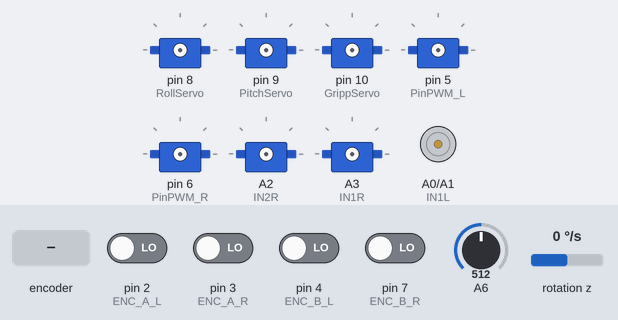
This sketch was run on a simulated Arduino Nano, built with avr-gcc and run on an emulated ATmega328P. Shown: 7 × servo, motor-driver pin pairs drawn as motors (green arrow = first pin HIGH = forward, orange = second pin HIGH = backward, longer = more drive). Wiring (inferred from the names in the program): MPU-6050 motion sensor at I2C address 0x68; 4 × servo: signal pin 5 / signal pin 6 / signal A2 / signal A3. The inputs (shaded band) are chosen by the test bench; at power-on: pin 2 (ENC_A_L), pin 3 (ENC_A_R), pin 4 (ENC_B_L), pin 7 (ENC_B_R) LOW, rotation z 0 °/s, A6 = 512. Servo pulses on a pin are drawn as a servo (544–2400 µs = 0–180°); what the sketch prints to the serial monitor is not drawn.

Above: at 0.1 s.
At 7.8 s:
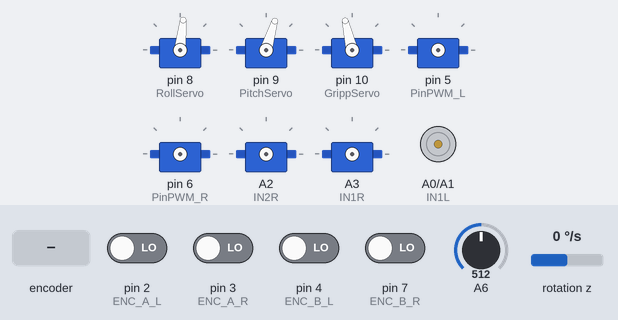
7.9 s: rotation z set to -192 °/s
At 8.4 s:
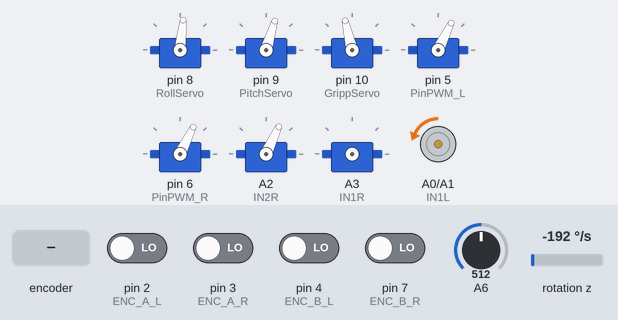
10.9 s: rotation z set to 100 °/s
13.9 s: rotary encoder on pin 2 (ENC_A_L) / pin 7 (ENC_B_R) turned 3 steps (first pin leading)
16.0 s: rotation z set to -100 °/s
17.5 s: A6 set to 10
20.5 s: pin 3 (ENC_A_R) driven HIGH
Timing chart, 0 to 60.3 s (numbered marks = the images above; inputs shaded):
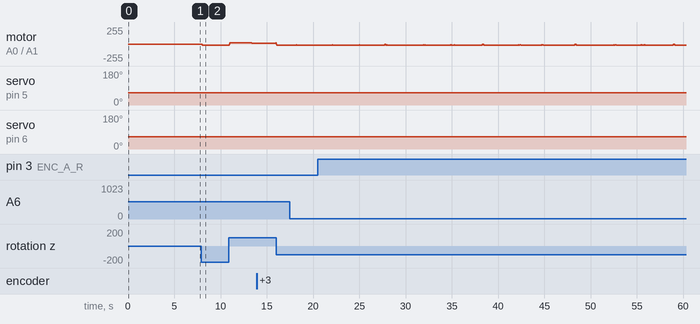

Measured:
- after the input at 7.9 s, motor on A0 (IN1L) / A1 (IN2L): stopped → backward 16/255 after 0.14 s; servo on pin 5 (PinPWM_L): 64° → 65° after 2.8 s
- after the input at 13.9 s, motor on A0 (IN1L) / A1 (IN2L): forward 15/255 → forward 17/255 after 2.0 s

The sketch:

arduino.ino
```cpp
//("N20" motor: 407.7 incs per rvolution)
//"(GA25-370" MOTOR: L=204.06 R=204.1)#include <Servo.h>
// ---- Servo ----
#include <Servo.h>
Servo RollServo, PitchServo, GrippServo;
const float CPR_L = 204.06;
const float CPR_R = 204.1;
const float wheel_radius = 0.0325, wheel_base = 0.250;   // meters
// Angles offset
#define ROLL_ZERO 84 //nkaber etdour lel port nte3 battery 44 84* 124 (Grp20, pitch74: 0 180)
#define PITCH_ZERO 73 //tkaber tatle3  65 73* 100/ 140 170
#define GRIPPER_ZERO 103 //nsagher tsaker  103* 80->5.9cm 20
#define GrippAngle_closed_max 20


// ---- Motors ----
#define IN1R A3      // right
#define IN2R A2
#define PinPWM_R 6
#define IN1L A0      // left
#define IN2L A1
#define PinPWM_L 5
int16_t target_rpm_L = 0;
int16_t target_rpm_R = 0;
// ----- Gripper Variables -----
uint8_t rollAngle = ROLL_ZERO;
uint8_t pitchAngle = PITCH_ZERO;
float grippAngle = GRIPPER_ZERO  ;
bool close_gripper = 0;
bool gripper_closed = 0;
float GrippPas = 0.8;
// ---- Encoders ----
volatile int32_t encR = 0;
volatile int32_t encL = 0;
#define ENC_A_R 3  // interrupt pin //Right
#define ENC_B_R 7
#define ENC_A_L 2  // interrupt pin //Left
#define ENC_B_L 4
unsigned long last_time = 0;
float measured_rpm_R = 0;
float measured_rpm_L = 0;
float errorL = 0;
float prev_error1L = 0;
float prev_error2L = 0;
float errorR = 0;
float prev_error1R = 0;
float prev_error2R = 0;
float pwmL = 0;
float pwmR = 0;
float pwmL1 = 0;
float pwmR1 = 0;

//PID
const int Tm = 20; //ms
const float T = Tm/1000.0f; //s
const float Kp = 0.4 , Ki=2.5 , Kd = 0.003; //for Tm=20ms with filter

// Low-pass filter for RPM measurement
float measured_rpm_filt_L = 0;
float measured_rpm_filt_R = 0;
const float tau = 0.18;   // filter time constant
const float alpha = T / (tau + T);

//mpu6050
#include <Wire.h>
#define MPU_ADDR 0x68
// ----- IMU -----
float gyroZ_offset = 0.0;
float measured_w = 0.0;   // rad/s

// ----- Yaw Rate PID -----
float error_w = 0;
float prev_error_w = 0;
float integral_w = 0;
float Kp_w = 8, Ki_w = 2, Kd_w = 1;

// ---- Odometry ----
float x_pos = 0.0f;
float y_pos = 0.0f;
float theta = 0.0f;
float omega_robot = 0.0f;


void setup() {
  Serial.begin(115200);

  // IMU
  Wire.begin();
  mpu_init();
  delay(2000);
  // ----- Gyro Z calibration -----
  for (int i = 0; i < 1000; i++) {
    gyroZ_offset += readGyroZ();
    delay(2);
  }
  gyroZ_offset /= 1000.0;

  // Servos
  RollServo.attach(8);
  PitchServo.attach(9);
  GrippServo.attach(10);

  // Motors
  pinMode(IN1L, OUTPUT); pinMode(IN2L, OUTPUT);
  pinMode(IN1R, OUTPUT); pinMode(IN2R, OUTPUT);
  pinMode(PinPWM_L, OUTPUT); pinMode(PinPWM_R, OUTPUT);
  motorL(0);
  motorR(0);
  //brakeL();
  //brakeR();
  RollServo.write(ROLL_ZERO);
  PitchServo.write(PITCH_ZERO);
  GrippServo.write(GRIPPER_ZERO);

  // Encoders
  pinMode(ENC_A_L, INPUT);
  pinMode(ENC_B_L, INPUT);
  pinMode(ENC_A_R, INPUT);
  pinMode(ENC_B_R, INPUT);
  attachInterrupt(digitalPinToInterrupt(ENC_A_L), encL_ISR, CHANGE);
  attachInterrupt(digitalPinToInterrupt(ENC_A_R), encR_ISR, CHANGE);
  delay(2000);
}


void loop() {
  // Expecting 13 byte packet: S cmd_v cmd_w rollAngle pitchAngle close_gripper E
  static float cmd_v = 0.0;
  static float cmd_w = 0.0;
  float cmd_v_serial = 0.0;
  float cmd_w_serial = 0.0;
  uint8_t rollAngle_serial = ROLL_ZERO;
  uint8_t pitchAngle_serial = PITCH_ZERO;
  bool close_gripper_serial = 0;
  while (Serial.available() >= 13) {
      if (Serial.read() == 'S') {
          Serial.readBytes((char*)&cmd_v_serial, 4);
          Serial.readBytes((char*)&cmd_w_serial, 4);
          rollAngle_serial  = Serial.read();
          pitchAngle_serial = Serial.read();
          close_gripper_serial = Serial.read();
          if (Serial.read() == 'E') {
            cmd_v = cmd_v_serial;
            cmd_w = cmd_w_serial;
            rollAngle = rollAngle_serial;
            pitchAngle = pitchAngle_serial;
            close_gripper = close_gripper_serial;
          }
      }
  }
  // If both wheels target is zero → reset PID completely
  if (cmd_v==0 && cmd_w==0) {

      // Reset LEFT PID memory
      pwmL = 0;
      pwmL1 = 0;
      errorL = 0;
      prev_error1L = 0;
      prev_error2L = 0;

      // Reset RIGHT PID memory
      pwmR = 0;
      pwmR1 = 0;
      errorR = 0;
      prev_error1R = 0;
      prev_error2R = 0;

      // Reset filter measurements
      measured_rpm_filt_L = 0;
      measured_rpm_filt_R = 0;

      // Reset yaw rate PID memory
      error_w = 0;
      prev_error_w = 0;
      integral_w = 0;

      // Update
      motorL(0);
      motorR(0);
      RollServo.write(rollAngle);
      PitchServo.write(pitchAngle);
      GrippServo.write(grippAngle);
  }

  // IMU UPDATE
  float gyroZ = readGyroZ();
  gyroZ -= gyroZ_offset;
  measured_w = gyroZ * PI / 180.0;  // rad/s

  // YAW RATE PID
  error_w = cmd_w - measured_w;
  integral_w += error_w * T;
  float derivative_w = (error_w - prev_error_w) / T;
  float yaw_output =
        Kp_w * error_w
      + Ki_w * integral_w
      + Kd_w * derivative_w;
  prev_error_w = error_w;
  float cmd_w_corrected = yaw_output;

  // Calculate target RPMs
  //float v_l = cmd_v - (cmd_w * wheel_base / 2.0);
  //float v_r = cmd_v + (cmd_w * wheel_base / 2.0);
  float v_l = cmd_v - (cmd_w_corrected * wheel_base / 2.0);
  float v_r = cmd_v + (cmd_w_corrected * wheel_base / 2.0);
  target_rpm_L = (v_l / (2.0 * PI * wheel_radius)) * 60.0;
  target_rpm_R = (v_r / (2.0 * PI * wheel_radius)) * 60.0;

  unsigned long currentMillis = millis();
  if (currentMillis - last_time >= Tm) {
      last_time = currentMillis;
      static int32_t prev_encL = 0, prev_encR = 0;
      int32_t current_encL, current_encR;
      noInterrupts();
      current_encL = encL;
      current_encR = encR;
      interrupts();
      int32_t encL_per_loop = current_encL - prev_encL;
      int32_t encR_per_loop = current_encR - prev_encR;
      prev_encL = current_encL;
      prev_encR = current_encR;

      //calculate rpm measured
      measured_rpm_L = (encL_per_loop * 60.0f) / (CPR_L * T);
      measured_rpm_R = (encR_per_loop * 60.0f) / (CPR_R * T);

      // Low-pass filter
      measured_rpm_filt_L = measured_rpm_filt_L + alpha * (measured_rpm_L - measured_rpm_filt_L);
      measured_rpm_L = measured_rpm_filt_L;
      measured_rpm_filt_R = measured_rpm_filt_R + alpha * (measured_rpm_R - measured_rpm_filt_R);
      measured_rpm_R = measured_rpm_filt_R;

      //PID_L
      errorL = target_rpm_L - measured_rpm_L;
      pwmL = pwmL1 + (Kp + Kd/T)*errorL + (-Kp + Ki*T - 2*Kd/T)*prev_error1L + (Kd/T)*prev_error2L;
      pwmL1 = pwmL;
      prev_error2L = prev_error1L;
      prev_error1L = errorL;

      //PID_R
      errorR = target_rpm_R - measured_rpm_R;
      pwmR = pwmR1 + (Kp + Kd/T)*errorR + (-Kp + Ki*T - 2*Kd/T)*prev_error1R + (Kd/T)*prev_error2R;
      pwmR1 = pwmR;
      prev_error2R = prev_error1R;
      prev_error1R = errorR;

      // Update motors
      if ((pwmL < 30) && (pwmL > 10)) pwmL = 30;
      if ((pwmL < -10) && (pwmL > -30)) pwmL = -30;
      if ((pwmL < 10) && (pwmL > -10)) pwmL = 0;
      if ((pwmR < 30) && (pwmR > 10)) pwmR = 30;
      if ((pwmR < -10) && (pwmR > -30)) pwmR = -30;
      if ((pwmR < 10) && (pwmR > -10)) pwmR = 0;
      //if ((pwmL < 30) && (pwmL > -30)) pwmL = 0; // Deadzone
      //if ((pwmR < 30) && (pwmR > -30)) pwmR = 0; // Deadzone
      pwmL=constrain(pwmL, -500, 500);
      pwmR=constrain(pwmR, -500, 500);
      pwmL=pwmL*(255.0/500.0);
      pwmR=pwmR*(255.0/500.0);
      pwmL=constrain(pwmL, -200, 200);
      pwmR=constrain(pwmR, -200, 200);
      motorL((int)pwmL);
      motorR((int)pwmR);

      // update gripper state
      int clicker = analogRead(A6);
      // ----- CLOSED -----
      if ((clicker >= 500) || (grippAngle <= GrippAngle_closed_max)) {
          //if (gripper_closed==0) grippAngle +=1; // stop vibration
          gripper_closed = 1;
      }
      // ----- OPENED -----
      if (grippAngle >= GRIPPER_ZERO  ) gripper_closed = 0;
      // ----- CLOSING -----
      if ((gripper_closed == 0) && (close_gripper == 1)) grippAngle -= GrippPas;
      // ----- OPENING -----
      if ((gripper_closed == 1) && (close_gripper == 0)) grippAngle += GrippPas;
      // ---- avoid over opening and closing ----
      if (grippAngle < GrippAngle_closed_max) grippAngle = GrippAngle_closed_max;
      if (grippAngle > GRIPPER_ZERO  ) grippAngle = GRIPPER_ZERO  ;

      // Update servos
      RollServo.write(rollAngle);
      PitchServo.write(pitchAngle);
      GrippServo.write(grippAngle);

      // ---- Send Feedback ----
      float posL = (current_encL * 2.0f * PI) / CPR_L; // rad
      float posR = (current_encR * 2.0f * PI) / CPR_R; // rad
      float velL = measured_rpm_L * 2.0f * PI / 60.0f; // rad/s
      float velR = measured_rpm_R * 2.0f * PI / 60.0f; // rad/s

      float v = (velL + velR) * wheel_radius / 2.0f;
      //omega_robot = (velR - velL) * wheel_radius / wheel_base;
      theta += measured_w * T;
      x_pos += v * T * cos(theta);
      y_pos += v * T * sin(theta);
      if (theta > PI) theta -= 2.0f * PI;
      if (theta < -PI) theta += 2.0f * PI;

      Serial.write('F');
      Serial.write((uint8_t*)&posL, 4);
      Serial.write((uint8_t*)&posR, 4);
      Serial.write((uint8_t*)&velL, 4);
      Serial.write((uint8_t*)&velR, 4);
      Serial.write((uint8_t*)&x_pos, 4);
      Serial.write((uint8_t*)&y_pos, 4);
      Serial.write((uint8_t*)&theta, 4);
      Serial.write((uint8_t*)&measured_w, 4);
      Serial.write((uint8_t)grippAngle);
      Serial.write(gripper_closed);
      Serial.write('E');

  }
}

// IMU
void mpu_init() {
  Wire.beginTransmission(MPU_ADDR);
  Wire.write(0x6B);   // Power management
  Wire.write(0);      // Wake up MPU6050
  Wire.endTransmission(true);
  // Set gyro full scale ±250 deg/s
  Wire.beginTransmission(MPU_ADDR);
  Wire.write(0x1B);
  Wire.write(0x00);
  Wire.endTransmission(true);
}
float readGyroZ() {
  Wire.beginTransmission(MPU_ADDR);
  Wire.write(0x47);   // Gyro Z high byte
  Wire.endTransmission(false);
  Wire.requestFrom(MPU_ADDR, 2, true);
  int16_t gz = Wire.read() << 8 | Wire.read();
  // 131 LSB per deg/s for ±250 dps
  return (float)gz / 131.0;
}


// Encoder ISR
void encL_ISR() { if (digitalRead(ENC_A_L) == digitalRead(ENC_B_L)) encL++; else encL--; }
void encR_ISR() { if (digitalRead(ENC_A_R) == digitalRead(ENC_B_R)) encR--; else encR++; }

// Motors
void motorR(int speed_) {
  if (speed_ > 0) {
    // Forward
    digitalWrite(IN1R, LOW);
    digitalWrite(IN2R, HIGH);
    analogWrite(PinPWM_R, speed_);
  } else if (speed_ < 0) {
    // Backward
    digitalWrite(IN1R, HIGH);
    digitalWrite(IN2R, LOW);
    analogWrite(PinPWM_R, -speed_);
  } else {
    // Stop
    analogWrite(PinPWM_R, 0);
    digitalWrite(IN1R, LOW);
    digitalWrite(IN2R, LOW);
  }
}
void motorL(int speed_) {
  if (speed_ > 0) {
    // Forward
    digitalWrite(IN1L, HIGH);
    digitalWrite(IN2L, LOW);
    analogWrite(PinPWM_L, speed_);
  } else if (speed_ < 0) {
    // Backward
    digitalWrite(IN1L, LOW);
    digitalWrite(IN2L, HIGH);
    analogWrite(PinPWM_L, -speed_);
  } else {
    // Stop
    analogWrite(PinPWM_L, 0);
    digitalWrite(IN1L, LOW);
    digitalWrite(IN2L, LOW);
  }
}
void brakeR() {
  analogWrite(PinPWM_R, 0);
  digitalWrite(IN1R, HIGH);
  digitalWrite(IN2R, HIGH);
}
void brakeL() {
  analogWrite(PinPWM_L, 0);
  digitalWrite(IN1L, HIGH);
  digitalWrite(IN2L, HIGH);
}
```
